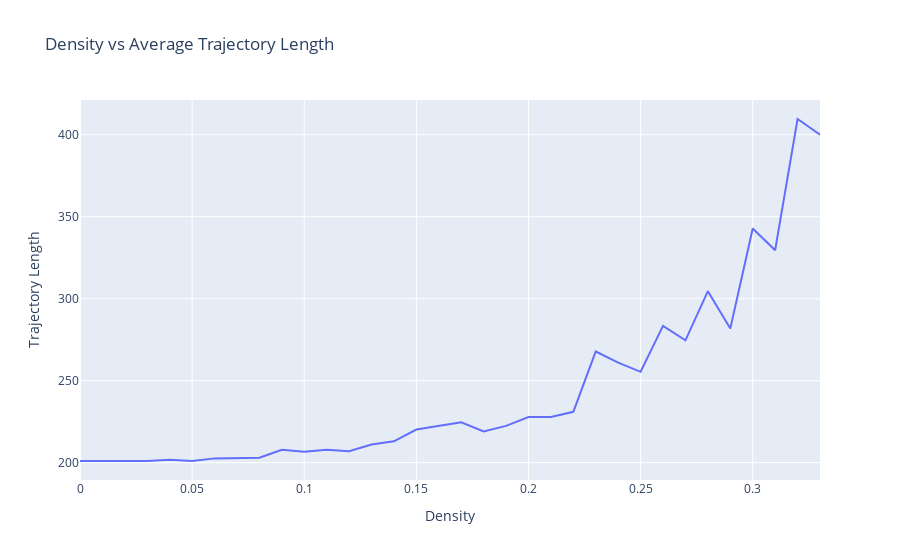

The code cell stored with this chart in its notebook:
### Code cell
fig = px.line(avg_df, x="Density", y="Trajectory Length", title='Density vs Average Trajectory Length')
fig.show()

plotly.io.write_image(fig, file="./graphs/question_6_1.png", scale=5)

### Figure 1 — Plotly figure (JSON) as saved in the notebook; plotly's stock layout.template omitted (floating-point values rounded to 4 significant figures)
{"data": [{"hovertemplate": "Density=%{x}<br>Trajectory Length=%{y}<extra></extra>", "legendgroup": "", "line": {"color": "#636efa", "dash": "solid"}, "marker": {"symbol": "circle"}, "mode": "lines", "name": "", "orientation": "v", "showlegend": false, "type": "scatter", "x": [0, 0.01, 0.02, 0.03, 0.04, 0.05, 0.06, 0.07, 0.08, 0.09, 0.1, 0.11, 0.12, 0.13, 0.14, 0.15, 0.16, 0.17, 0.18, 0.19, 0.2, 0.21, 0.22, 0.23, 0.24, 0.25, 0.26, 0.27, 0.28, 0.29, 0.3, 0.31, 0.32, 0.33], "xaxis": "x", "y": [201, 201, 201, 201, 201.8, 201, 202.6, 203, 203, 207.8, 206.6, 207.8, 207, 211, 213, 220.2, 222.2, 224.6, 219, 222.4, 227.8, 227.8, 231, 267.8, 261, 255.4, 283.4, 274.6, 304.6, 281.8, 342.8, 329.6, 409.6, 400], "yaxis": "y"}], "layout": {"legend": {"tracegroupgap": 0}, "title": {"text": "Density vs Average Trajectory Length"}, "xaxis": {"anchor": "y", "domain": [0, 1], "title": {"text": "Density"}}, "yaxis": {"anchor": "x", "domain": [0, 1], "title": {"text": "Trajectory Length"}}}}
